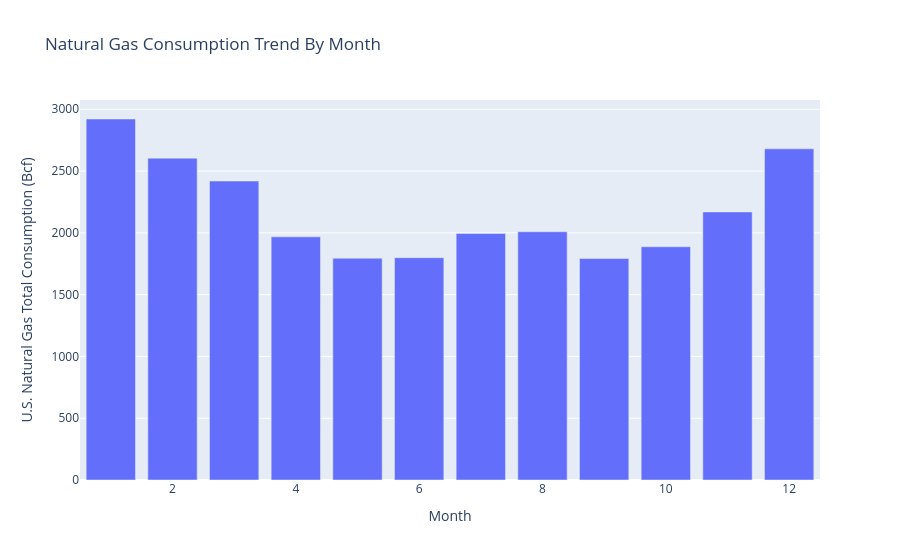

Notebook cell for this chart:
### Markdown cell above
Monthly Seasonality Analysis

### Code cell
fig_monthly = px.bar(
    df.groupby(['Month'])['U.S. Natural Gas Total Consumption (Bcf)'].mean().reset_index(),
    x="Month",
    y="U.S. Natural Gas Total Consumption (Bcf)",
    title="Natural Gas Consumption Trend By Month"
)
fig_monthly.show()

### Figure 1 — Plotly figure (JSON) as saved in the notebook; plotly's stock layout.template omitted (floating-point values rounded to 4 significant figures)
{"data": [{"alignmentgroup": "True", "hovertemplate": "Month=%{x}<br>U.S. Natural Gas Total Consumption (Bcf)=%{y}<extra></extra>", "legendgroup": "", "marker": {"color": "#636efa", "pattern": {"shape": ""}}, "name": "", "offsetgroup": "", "orientation": "v", "showlegend": false, "textposition": "auto", "type": "bar", "x": [1, 2, 3, 4, 5, 6, 7, 8, 9, 10, 11, 12], "xaxis": "x", "y": [2921.0, 2605.0, 2419.0, 1968.0, 1795.0, 1799.0, 1994.0, 2009.0, 1792.0, 1888.0, 2169.0, 2680.0], "yaxis": "y"}], "layout": {"barmode": "relative", "legend": {"tracegroupgap": 0}, "title": {"text": "Natural Gas Consumption Trend By Month"}, "xaxis": {"anchor": "y", "domain": [0, 1], "title": {"text": "Month"}}, "yaxis": {"anchor": "x", "domain": [0, 1], "title": {"text": "U.S. Natural Gas Total Consumption (Bcf)"}}}}
